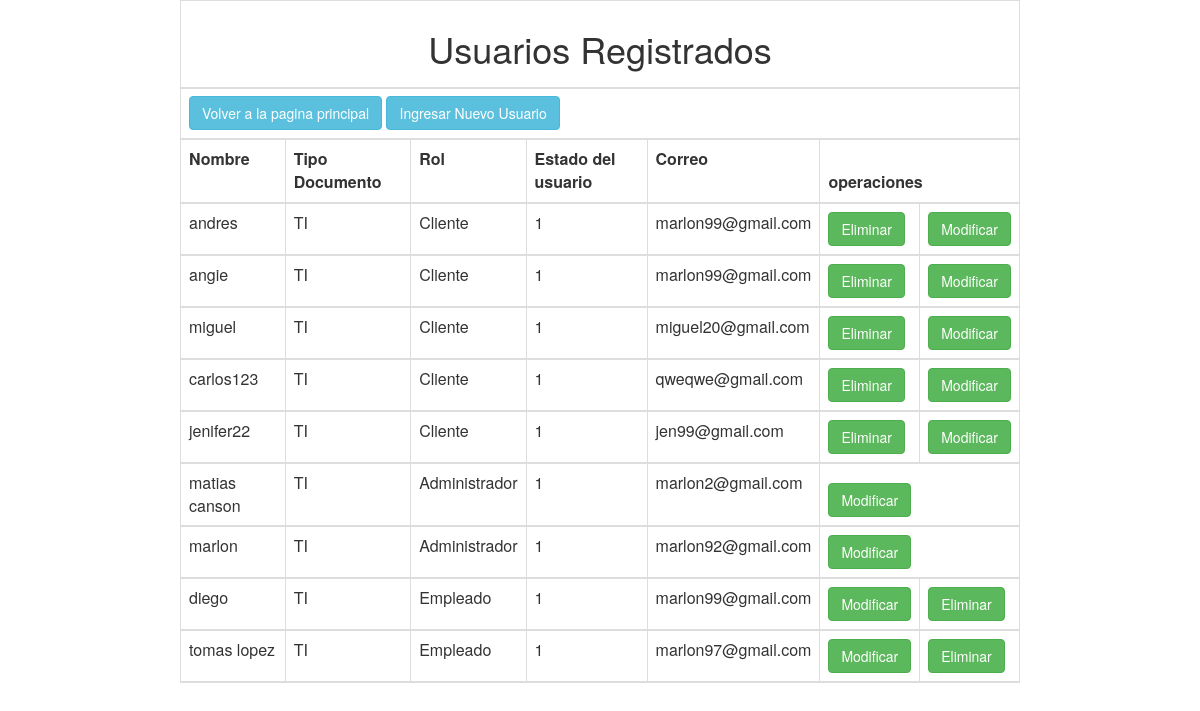
/Vista/Administrador/mostrarusu.php (signed in), run on the app's committed database.
### tables this page shows
CREATE TABLE IF NOT EXISTS `usuario` (
  `Id_usu` bigint(20) NOT NULL,
  `Nom_usu` varchar(45) NOT NULL,
  `Pass_usu` varchar(45) NOT NULL,
  `Tipo_doc_Tipo_doc` varchar(15) NOT NULL,
  `Rol_nom_rol` varchar(20) NOT NULL,
  `Estado_usu` tinyint(1) NOT NULL,
  `Tipo_telefono` varchar(15) DEFAULT NULL,
  `Num_tel` bigint(20) DEFAULT NULL,
  `Correo` varchar(50) DEFAULT NULL,
  PRIMARY KEY (`Id_usu`,`Tipo_doc_Tipo_doc`),
  KEY `fk_Usuario_Tipo_doc1_idx` (`Tipo_doc_Tipo_doc`),
  KEY `fk_Usuario_Rol1_idx` (`Rol_nom_rol`)
);

### Vista/Administrador/mostrarusu.php (the view, shortened to what this page needs)
<?php
  require("../../Modelo/conexion.php");
?>
<html>
<head>
        <link rel="stylesheet" href="css/bootstrap.min.css"/>
    </head>
<body background="img/ejemplo.jpg">
<center>
<table class="table table-bordered" style="max-width: 70%; margin: auto;">
    <thead>
        <tr>
            <th colspan="10"><h1 align="center">Usuarios Registrados</h1></th>
        <tr>
<tr>
<th colspan="12" ><a href="inicio_administrador.php" style="color: white"><button class="btn btn-info">Volver a la pagina principal</button></a>
<a href="../../Controlador/Administrador/registrousu.php" style="color: white"><button class="btn btn-info">Ingresar Nuevo Usuario</button></a></th>
</tr>
    <tr>
        <td ><b>Nombre</b></td>
        <td ><b>Tipo Documento</b></td>
        <td ><b>Rol</b></td>
        <td ><b>Estado del usuario</b></td>
		<td ><b>Correo</b></td>
        <th colspan="6" >operaciones</th>
   </tr>
<?php
$consulta=("SELECT * FROM usuario WHERE Rol_nom_rol='Cliente' ");
$resultado=mysqli_query($con, $consulta);
while($usuario = mysqli_fetch_array($resultado)){ ?>
        <td ><?php echo $usuario['Nom_usu']; ?></td></b>
        <td ><?php echo $usuario['Tipo_doc_Tipo_doc']; ?></td></b>
        <td ><?php echo $usuario['Rol_nom_rol'];  ?></td></b>
        <td ><?php echo $usuario['Estado_usu']; ?></td></b>
		<td ><?php echo $usuario['Correo']; ?></td></b>
        <th colspan="3" ><a href="../../Controlador/Administrador/eliminarusu.php?Id_usu=<?php echo $usuario['Id_usu'];?>" style="color:white"><button class="btn btn-success">Eliminar</button></a></th>
        <th colspan="3" ><a href="../../Controlador/Administrador/modificarusu.php?Id_usu=<?php echo $usuario['Id_usu'];?>" style="color:white"><button class="btn btn-success">Modificar</button></a></th>
    </tr>
<?php } ?>
<?php
$consulta=("SELECT * FROM usuario WHERE Rol_nom_rol='Administrador' ");
$resultado=mysqli_query($con, $consulta);
while($usuario = mysqli_fetch_array($resultado)){
?>
        <td ><?php echo $usuario['Nom_usu']; ?></td></b>
        <td ><?php echo $usuario['Tipo_doc_Tipo_doc']; ?></td></b>
        <td ><?php echo $usuario['Rol_nom_rol'];  ?></td></b>
        <td ><?php echo $usuario['Estado_usu']; ?></td></b>
        <td ><?php echo $usuario['Correo']; ?></td></b>
        <th colspan="6" ><a href="../../Controlador/Administrador/ModificarAD.php?Id_usu=<?php echo $usuario['Id_usu'];?>" style="color:white"><button class="btn btn-success">Modificar</button</a></th>
 <?php }?>
 <?php
$consulta=("SELECT * FROM usuario WHERE Rol_nom_rol='Empleado' ");
$resultado=mysqli_query($con, $consulta);
while($usuario = mysqli_fetch_array($resultado)){
?>
        <td ><?php echo $usuario['Nom_usu']; ?></td></b>
        <td ><?php echo $usuario['Tipo_doc_Tipo_doc']; ?></td></b>
        <td ><?php echo $usuario['Rol_nom_rol'];  ?></td></b>
        <td ><?php echo $usuario['Estado_usu']; ?></td></b>
        <td ><?php echo $usuario['Correo']; ?></td></b>
        <th colspan="3" ><a href="../../Controlador/Administrador/modificarusu.php?Id_usu=<?php echo $usuario['Id_usu'];?>" style="color:white"><button class="btn btn-success">Modificar</button></a></th>
        <th colspan="6" ><a href="../../Controlador/Administrador/eliminarusu.php?Id_usu=<?php echo $usuario['Id_usu'];?>" style="color:white" ><button class="btn btn-success">Eliminar</button></a></th>
 <?php }?>
</table>
</center>
</body>
</html>

### Vista/Administrador/mostrarusu.php (style rules this page uses)
body { background-image: url(Img/fondo.jpg); }

### data on the page
usuario: Nom_usu "andres", Tipo_doc_Tipo_doc "TI", Rol_nom_rol "Cliente", Estado_usu "1", Correo "marlon99@gmail.com"
usuario: Nom_usu "angie", Tipo_doc_Tipo_doc "TI", Rol_nom_rol "Cliente", Estado_usu "1", Correo "marlon99@gmail.com"
usuario: Nom_usu "miguel", Tipo_doc_Tipo_doc "TI", Rol_nom_rol "Cliente", Estado_usu "1", Correo "miguel20@gmail.com"
usuario: Nom_usu "carlos123", Tipo_doc_Tipo_doc "TI", Rol_nom_rol "Cliente", Estado_usu "1", Correo "qweqwe@gmail.com"
usuario: Nom_usu "jenifer22", Tipo_doc_Tipo_doc "TI", Rol_nom_rol "Cliente", Estado_usu "1", Correo "jen99@gmail.com"
usuario: Nom_usu "matias canson", Tipo_doc_Tipo_doc "TI", Rol_nom_rol "Administrador", Estado_usu "1", Correo "marlon2@gmail.com"
usuario: Nom_usu "marlon", Tipo_doc_Tipo_doc "TI", Rol_nom_rol "Administrador", Estado_usu "1", Correo "marlon92@gmail.com"
usuario: Nom_usu "diego", Tipo_doc_Tipo_doc "TI", Rol_nom_rol "Empleado", Estado_usu "1", Correo "marlon99@gmail.com"
usuario: Nom_usu "tomas lopez", Tipo_doc_Tipo_doc "TI", Rol_nom_rol "Empleado", Estado_usu "1", Correo "marlon97@gmail.com"
